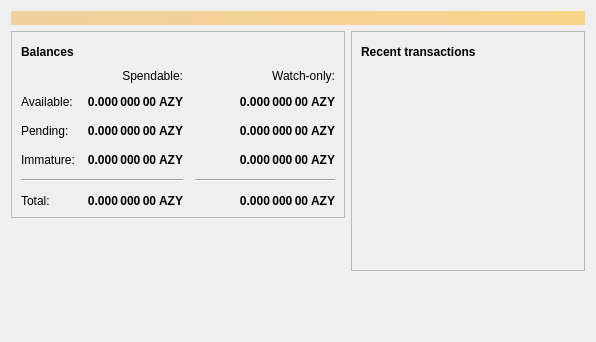
<?xml version="1.0" encoding="UTF-8"?>
<ui version="4.0">
 <class>OverviewPage</class>
 <widget class="QWidget" name="OverviewPage">
  <property name="geometry">
   <rect>
    <x>0</x>
    <y>0</y>
    <width>596</width>
    <height>342</height>
   </rect>
  </property>
  <property name="windowTitle">
   <string>Form</string>
  </property>
  <layout class="QVBoxLayout" name="topLayout">
   <item>
    <widget class="QLabel" name="labelAlerts">
     <property name="visible">
      <bool>false</bool>
     </property>
     <property name="styleSheet">
      <string notr="true">QLabel { background-color: qlineargradient(x1: 0, y1: 0, x2: 1, y2: 0, stop:0 #F0D0A0, stop:1 #F8D488); color:#000000; }</string>
     </property>
     <property name="wordWrap">
      <bool>true</bool>
     </property>
     <property name="margin">
      <number>3</number>
     </property>
     <property name="textInteractionFlags">
      <set>Qt::TextSelectableByMouse</set>
     </property>
    </widget>
   </item>
   <item>
    <layout class="QHBoxLayout" name="horizontalLayout" stretch="1,1">
     <item>
      <layout class="QVBoxLayout" name="verticalLayout_2">
       <item>
        <widget class="QFrame" name="frame">
         <property name="frameShape">
          <enum>QFrame::StyledPanel</enum>
         </property>
         <property name="frameShadow">
          <enum>QFrame::Raised</enum>
         </property>
         <layout class="QVBoxLayout" name="verticalLayout_4">
          <item>
           <layout class="QHBoxLayout" name="horizontalLayout_4">
            <item>
             <widget class="QLabel" name="label_5">
              <property name="font">
               <font>
                <weight>75</weight>
                <bold>true</bold>
               </font>
              </property>
              <property name="text">
               <string>Balances</string>
              </property>
             </widget>
            </item>
            <item>
             <widget class="QPushButton" name="labelWalletStatus">
              <property name="enabled">
               <bool>true</bool>
              </property>
              <property name="maximumSize">
               <size>
                <width>30</width>
                <height>16777215</height>
               </size>
              </property>
              <property name="toolTip">
               <string>The displayed information may be out of date. Your wallet automatically synchronizes with the Azzycoin network after a connection is established, but this process has not completed yet.</string>
              </property>
              <property name="text">
               <string/>
              </property>
              <property name="icon">
               <iconset resource="../bitcoin.qrc">
                <normaloff>:/icons/warning</normaloff>
                <disabledoff>:/icons/warning</disabledoff>:/icons/warning</iconset>
              </property>
              <property name="iconSize">
               <size>
                <width>24</width>
                <height>24</height>
               </size>
              </property>
              <property name="flat">
               <bool>true</bool>
              </property>
             </widget>
            </item>
            <item>
             <spacer name="horizontalSpacer_3">
              <property name="orientation">
               <enum>Qt::Horizontal</enum>
              </property>
              <property name="sizeHint" stdset="0">
               <size>
                <width>40</width>
                <height>20</height>
               </size>
              </property>
             </spacer>
            </item>
           </layout>
          </item>
          <item>
           <layout class="QGridLayout" name="gridLayout">
            <property name="spacing">
             <number>12</number>
            </property>
            <item row="2" column="2">
             <widget class="QLabel" name="labelWatchPending">
              <property name="font">
               <font>
                <weight>75</weight>
                <bold>true</bold>
               </font>
              </property>
              <property name="cursor">
               <cursorShape>IBeamCursor</cursorShape>
              </property>
              <property name="toolTip">
               <string>Unconfirmed transactions to watch-only addresses</string>
              </property>
              <property name="text">
               <string notr="true">0.000 000 00 AZY</string>
              </property>
              <property name="alignment">
               <set>Qt::AlignRight|Qt::AlignTrailing|Qt::AlignVCenter</set>
              </property>
              <property name="textInteractionFlags">
               <set>Qt::LinksAccessibleByMouse|Qt::TextSelectableByKeyboard|Qt::TextSelectableByMouse</set>
              </property>
             </widget>
            </item>
            <item row="2" column="1">
             <widget class="QLabel" name="labelUnconfirmed">
              <property name="font">
               <font>
                <weight>75</weight>
                <bold>true</bold>
               </font>
              </property>
              <property name="cursor">
               <cursorShape>IBeamCursor</cursorShape>
              </property>
              <property name="toolTip">
               <string>Total of transactions that have yet to be confirmed, and do not yet count toward the spendable balance</string>
              </property>
              <property name="text">
               <string notr="true">0.000 000 00 AZY</string>
              </property>
              <property name="alignment">
               <set>Qt::AlignRight|Qt::AlignTrailing|Qt::AlignVCenter</set>
              </property>
              <property name="textInteractionFlags">
               <set>Qt::LinksAccessibleByMouse|Qt::TextSelectableByKeyboard|Qt::TextSelectableByMouse</set>
              </property>
             </widget>
            </item>
            <item row="3" column="2">
             <widget class="QLabel" name="labelWatchImmature">
              <property name="font">
               <font>
                <weight>75</weight>
                <bold>true</bold>
               </font>
              </property>
              <property name="cursor">
               <cursorShape>IBeamCursor</cursorShape>
              </property>
              <property name="toolTip">
               <string>Mined balance in watch-only addresses that has not yet matured</string>
              </property>
              <property name="text">
               <string notr="true">0.000 000 00 AZY</string>
              </property>
              <property name="alignment">
               <set>Qt::AlignRight|Qt::AlignTrailing|Qt::AlignVCenter</set>
              </property>
              <property name="textInteractionFlags">
               <set>Qt::LinksAccessibleByMouse|Qt::TextSelectableByKeyboard|Qt::TextSelectableByMouse</set>
              </property>
             </widget>
            </item>
            <item row="4" column="0" colspan="2">
             <widget class="Line" name="line">
              <property name="orientation">
               <enum>Qt::Horizontal</enum>
              </property>
             </widget>
            </item>
            <item row="4" column="2">
             <widget class="Line" name="lineWatchBalance">
              <property name="sizePolicy">
               <sizepolicy hsizetype="Preferred" vsizetype="Fixed">
                <horstretch>0</horstretch>
                <verstretch>0</verstretch>
               </sizepolicy>
              </property>
              <property name="minimumSize">
               <size>
                <width>140</width>
                <height>0</height>
               </size>
              </property>
              <property name="orientation">
               <enum>Qt::Horizontal</enum>
              </property>
             </widget>
            </item>
            <item row="5" column="0">
             <widget class="QLabel" name="labelTotalText">
              <property name="text">
               <string>Total:</string>
              </property>
             </widget>
            </item>
            <item row="3" column="1">
             <widget class="QLabel" name="labelImmature">
              <property name="font">
               <font>
                <weight>75</weight>
                <bold>true</bold>
               </font>
              </property>
              <property name="cursor">
               <cursorShape>IBeamCursor</cursorShape>
              </property>
              <property name="toolTip">
               <string>Mined balance that has not yet matured</string>
              </property>
              <property name="text">
               <string notr="true">0.000 000 00 AZY</string>
              </property>
              <property name="alignment">
               <set>Qt::AlignRight|Qt::AlignTrailing|Qt::AlignVCenter</set>
              </property>
              <property name="textInteractionFlags">
               <set>Qt::LinksAccessibleByMouse|Qt::TextSelectableByKeyboard|Qt::TextSelectableByMouse</set>
              </property>
             </widget>
            </item>
            <item row="2" column="3">
             <spacer name="horizontalSpacer_2">
              <property name="orientation">
               <enum>Qt::Horizontal</enum>
              </property>
              <property name="sizeHint" stdset="0">
               <size>
                <width>40</width>
                <height>20</height>
               </size>
              </property>
             </spacer>
            </item>
            <item row="3" column="0">
             <widget class="QLabel" name="labelImmatureText">
              <property name="text">
               <string>Immature:</string>
              </property>
             </widget>
            </item>
            <item row="5" column="1">
             <widget class="QLabel" name="labelTotal">
              <property name="font">
               <font>
                <weight>75</weight>
                <bold>true</bold>
               </font>
              </property>
              <property name="cursor">
               <cursorShape>IBeamCursor</cursorShape>
              </property>
              <property name="toolTip">
               <string>Your current total balance</string>
              </property>
              <property name="text">
               <string notr="true">0.000 000 00 AZY</string>
              </property>
              <property name="alignment">
               <set>Qt::AlignRight|Qt::AlignTrailing|Qt::AlignVCenter</set>
              </property>
              <property name="textInteractionFlags">
               <set>Qt::LinksAccessibleByMouse|Qt::TextSelectableByKeyboard|Qt::TextSelectableByMouse</set>
              </property>
             </widget>
            </item>
            <item row="5" column="2">
             <widget class="QLabel" name="labelWatchTotal">
              <property name="font">
               <font>
                <weight>75</weight>
                <bold>true</bold>
               </font>
              </property>
              <property name="cursor">
               <cursorShape>IBeamCursor</cursorShape>
              </property>
              <property name="toolTip">
               <string>Current total balance in watch-only addresses</string>
              </property>
              <property name="text">
               <string notr="true">0.000 000 00 AZY</string>
              </property>
              <property name="alignment">
               <set>Qt::AlignRight|Qt::AlignTrailing|Qt::AlignVCenter</set>
              </property>
              <property name="textInteractionFlags">
               <set>Qt::LinksAccessibleByMouse|Qt::TextSelectableByKeyboard|Qt::TextSelectableByMouse</set>
              </property>
             </widget>
            </item>
            <item row="0" column="2">
             <widget class="QLabel" name="labelWatchonly">
              <property name="text">
               <string>Watch-only:</string>
              </property>
              <property name="alignment">
               <set>Qt::AlignRight|Qt::AlignTrailing|Qt::AlignVCenter</set>
              </property>
             </widget>
            </item>
            <item row="1" column="0">
             <widget class="QLabel" name="labelBalanceText">
              <property name="text">
               <string>Available:</string>
              </property>
             </widget>
            </item>
            <item row="1" column="1">
             <widget class="QLabel" name="labelBalance">
              <property name="font">
               <font>
                <weight>75</weight>
                <bold>true</bold>
               </font>
              </property>
              <property name="cursor">
               <cursorShape>IBeamCursor</cursorShape>
              </property>
              <property name="toolTip">
               <string>Your current spendable balance</string>
              </property>
              <property name="text">
               <string notr="true">0.000 000 00 AZY</string>
              </property>
              <property name="alignment">
               <set>Qt::AlignRight|Qt::AlignTrailing|Qt::AlignVCenter</set>
              </property>
              <property name="textInteractionFlags">
               <set>Qt::LinksAccessibleByMouse|Qt::TextSelectableByKeyboard|Qt::TextSelectableByMouse</set>
              </property>
             </widget>
            </item>
            <item row="1" column="2">
             <widget class="QLabel" name="labelWatchAvailable">
              <property name="font">
               <font>
                <weight>75</weight>
                <bold>true</bold>
               </font>
              </property>
              <property name="cursor">
               <cursorShape>IBeamCursor</cursorShape>
              </property>
              <property name="toolTip">
               <string>Your current balance in watch-only addresses</string>
              </property>
              <property name="text">
               <string notr="true">0.000 000 00 AZY</string>
              </property>
              <property name="alignment">
               <set>Qt::AlignRight|Qt::AlignTrailing|Qt::AlignVCenter</set>
              </property>
              <property name="textInteractionFlags">
               <set>Qt::LinksAccessibleByMouse|Qt::TextSelectableByKeyboard|Qt::TextSelectableByMouse</set>
              </property>
             </widget>
            </item>
            <item row="2" column="0">
             <widget class="QLabel" name="labelPendingText">
              <property name="text">
               <string>Pending:</string>
              </property>
             </widget>
            </item>
            <item row="0" column="1">
             <widget class="QLabel" name="labelSpendable">
              <property name="text">
               <string>Spendable:</string>
              </property>
              <property name="alignment">
               <set>Qt::AlignRight|Qt::AlignTrailing|Qt::AlignVCenter</set>
              </property>
             </widget>
            </item>
           </layout>
          </item>
         </layout>
        </widget>
       </item>
       <item>
        <spacer name="verticalSpacer">
         <property name="orientation">
          <enum>Qt::Vertical</enum>
         </property>
         <property name="sizeHint" stdset="0">
          <size>
           <width>20</width>
           <height>40</height>
          </size>
         </property>
        </spacer>
       </item>
      </layout>
     </item>
     <item>
      <layout class="QVBoxLayout" name="verticalLayout_3">
       <item>
        <widget class="QFrame" name="frame_2">
         <property name="frameShape">
          <enum>QFrame::StyledPanel</enum>
         </property>
         <property name="frameShadow">
          <enum>QFrame::Raised</enum>
         </property>
         <layout class="QVBoxLayout" name="verticalLayout">
          <item>
           <layout class="QHBoxLayout" name="horizontalLayout_2">
            <item>
             <widget class="QLabel" name="label_4">
              <property name="font">
               <font>
                <weight>75</weight>
                <bold>true</bold>
               </font>
              </property>
              <property name="text">
               <string>Recent transactions</string>
              </property>
             </widget>
            </item>
            <item>
             <widget class="QPushButton" name="labelTransactionsStatus">
              <property name="enabled">
               <bool>true</bool>
              </property>
              <property name="maximumSize">
               <size>
                <width>30</width>
                <height>16777215</height>
               </size>
              </property>
              <property name="toolTip">
               <string>The displayed information may be out of date. Your wallet automatically synchronizes with the Azzycoin network after a connection is established, but this process has not completed yet.</string>
              </property>
              <property name="text">
               <string/>
              </property>
              <property name="icon">
               <iconset resource="../bitcoin.qrc">
                <normaloff>:/icons/warning</normaloff>
                <disabledoff>:/icons/warning</disabledoff>:/icons/warning</iconset>
              </property>
              <property name="iconSize">
               <size>
                <width>24</width>
                <height>24</height>
               </size>
              </property>
              <property name="flat">
               <bool>true</bool>
              </property>
             </widget>
            </item>
            <item>
             <spacer name="horizontalSpacer">
              <property name="orientation">
               <enum>Qt::Horizontal</enum>
              </property>
              <property name="sizeHint" stdset="0">
               <size>
                <width>40</width>
                <height>20</height>
               </size>
              </property>
             </spacer>
            </item>
           </layout>
          </item>
          <item>
           <widget class="QListView" name="listTransactions">
            <property name="styleSheet">
             <string notr="true">QListView { background: transparent; }</string>
            </property>
            <property name="frameShape">
             <enum>QFrame::NoFrame</enum>
            </property>
            <property name="verticalScrollBarPolicy">
             <enum>Qt::ScrollBarAlwaysOff</enum>
            </property>
            <property name="horizontalScrollBarPolicy">
             <enum>Qt::ScrollBarAlwaysOff</enum>
            </property>
            <property name="selectionMode">
             <enum>QAbstractItemView::NoSelection</enum>
            </property>
           </widget>
          </item>
         </layout>
        </widget>
       </item>
       <item>
        <spacer name="verticalSpacer_2">
         <property name="orientation">
          <enum>Qt::Vertical</enum>
         </property>
         <property name="sizeHint" stdset="0">
          <size>
           <width>20</width>
           <height>40</height>
          </size>
         </property>
        </spacer>
       </item>
      </layout>
     </item>
    </layout>
   </item>
  </layout>
 </widget>
 <resources/>
 <connections/>
</ui>
